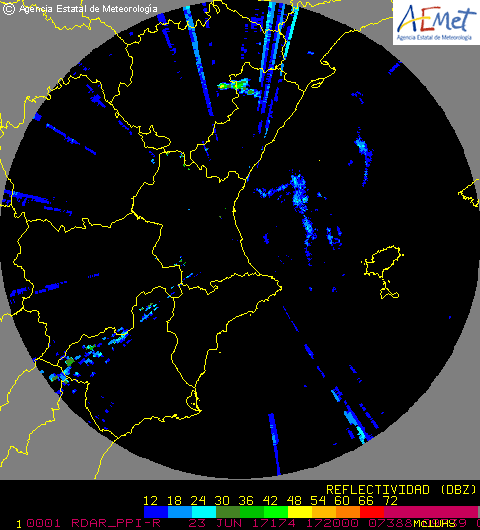
%> input picture images/230620171720.gif, 480 x 530 px
$ octave similitudes.m   (GNU Octave 9; MATLAB toolbox functions it lacks are replaced by stand-ins)
%> lines starting %> are read from the running program, lines starting %| are printed output that depends on the picture
A = imread('images/230620171720.gif');
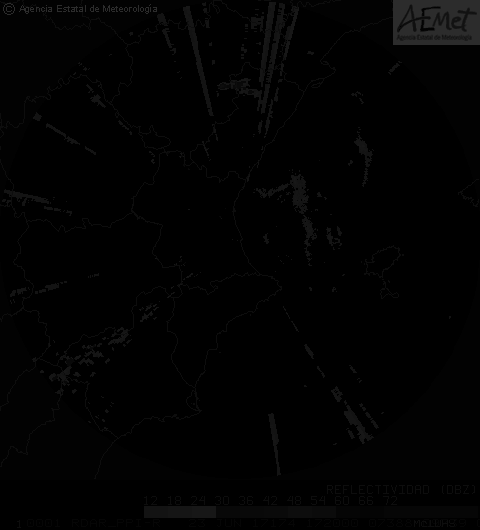
%> A: size 530x480 uint8; min 0, max 44, mean 2
B = imread('images/230620171730.gif');
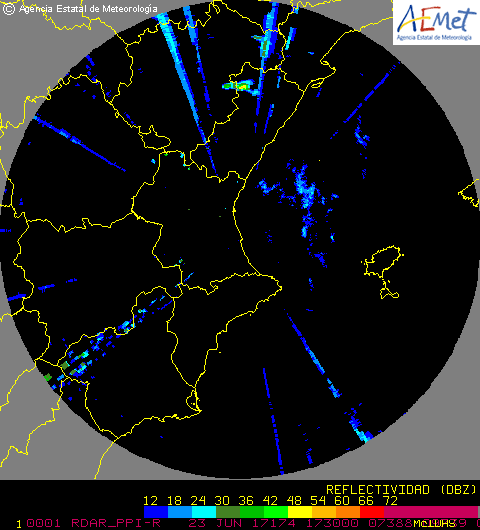
%> input picture images/230620171730.gif, 480 x 530 px
%> B: size 530x480 uint8; min 0, max 44, mean 2; mean of the top-left, top-right, bottom-left and bottom-right quarters 1.7, 3.7, 1.3, 1.2
[lon,anc]=size(A);
%> lon = 530; anc = 480
D = uint8(zeros(411,640));
for i = 2:lon
    for j = 2:anc
        if A(i,j) == B(i,j)
            D(i,j) = A(i,j);
        else
            D(i,j) = 255;
        end
    end
end
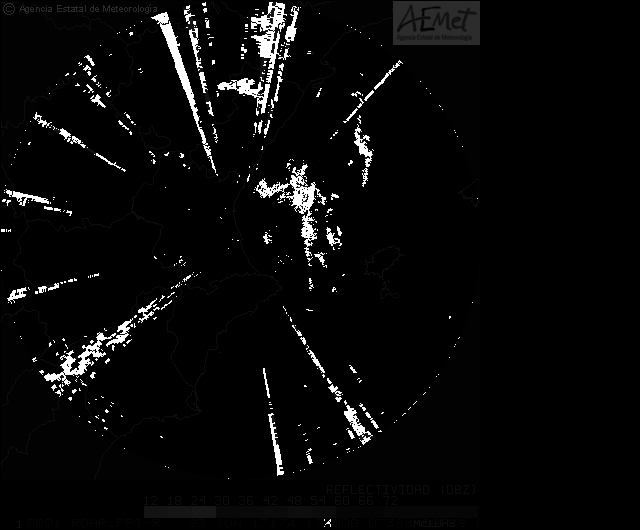
%> D: size 530x640 uint8; min 0, max 255, mean 8.9

imshow(D*1);
